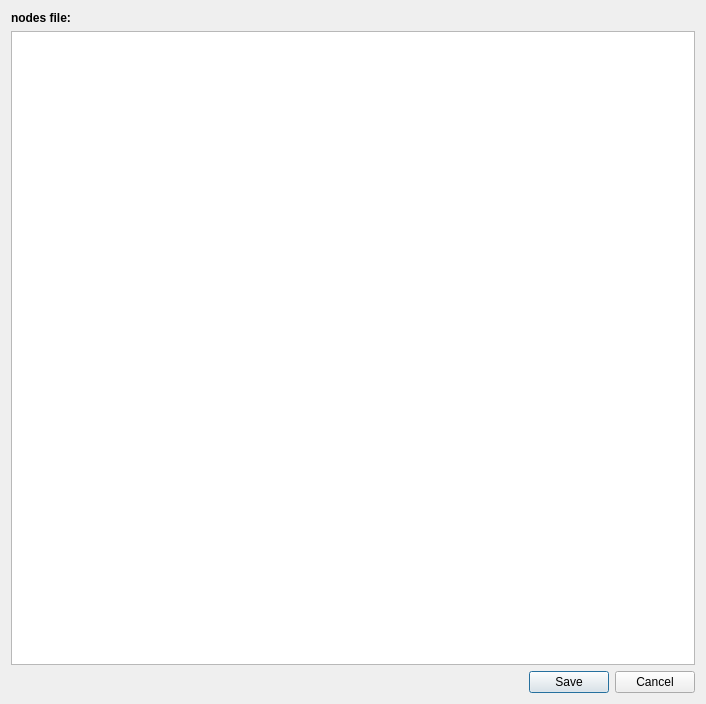
<?xml version="1.0" encoding="UTF-8"?>
<ui version="4.0">
 <class>EditNodesFileDlg</class>
 <widget class="QDialog" name="EditNodesFileDlg">
  <property name="geometry">
   <rect>
    <x>0</x>
    <y>0</y>
    <width>706</width>
    <height>704</height>
   </rect>
  </property>
  <property name="windowTitle">
   <string>nodes file</string>
  </property>
  <layout class="QVBoxLayout" name="verticalLayout">
   <item>
    <widget class="QLabel" name="label_NodesFilePath">
     <property name="font">
      <font>
       <weight>75</weight>
       <bold>true</bold>
      </font>
     </property>
     <property name="text">
      <string>nodes file:</string>
     </property>
    </widget>
   </item>
   <item>
    <widget class="QPlainTextEdit" name="plainTextEdit_NodesFile">
     <property name="font">
      <font>
       <family>Courier 10 Pitch</family>
       <pointsize>10</pointsize>
      </font>
     </property>
    </widget>
   </item>
   <item>
    <widget class="QDialogButtonBox" name="buttonBox">
     <property name="orientation">
      <enum>Qt::Horizontal</enum>
     </property>
     <property name="standardButtons">
      <set>QDialogButtonBox::Cancel|QDialogButtonBox::Save</set>
     </property>
    </widget>
   </item>
  </layout>
 </widget>
 <resources/>
 <connections>
  <connection>
   <sender>buttonBox</sender>
   <signal>accepted()</signal>
   <receiver>EditNodesFileDlg</receiver>
   <slot>accept()</slot>
   <hints>
    <hint type="sourcelabel">
     <x>248</x>
     <y>254</y>
    </hint>
    <hint type="destinationlabel">
     <x>157</x>
     <y>274</y>
    </hint>
   </hints>
  </connection>
  <connection>
   <sender>buttonBox</sender>
   <signal>rejected()</signal>
   <receiver>EditNodesFileDlg</receiver>
   <slot>reject()</slot>
   <hints>
    <hint type="sourcelabel">
     <x>316</x>
     <y>260</y>
    </hint>
    <hint type="destinationlabel">
     <x>286</x>
     <y>274</y>
    </hint>
   </hints>
  </connection>
 </connections>
</ui>
